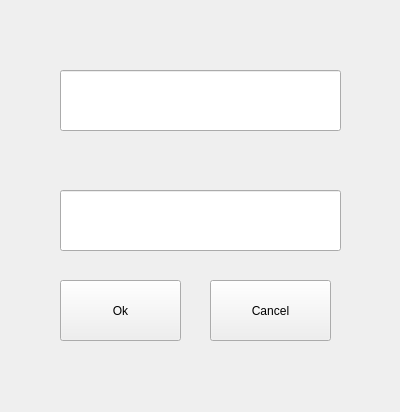
<?xml version="1.0" encoding="UTF-8"?>
<ui version="4.0">
 <class>Widget</class>
 <widget class="QWidget" name="Widget">
  <property name="geometry">
   <rect>
    <x>0</x>
    <y>0</y>
    <width>400</width>
    <height>412</height>
   </rect>
  </property>
  <property name="windowTitle">
   <string>TrueCrypt</string>
  </property>
  <widget class="QPushButton" name="pushButton">
   <property name="geometry">
    <rect>
     <x>140</x>
     <y>140</y>
     <width>111</width>
     <height>71</height>
    </rect>
   </property>
   <property name="text">
    <string>Masterkey</string>
   </property>
  </widget>
  <widget class="QPushButton" name="pushButton_2">
   <property name="geometry">
    <rect>
     <x>20</x>
     <y>230</y>
     <width>111</width>
     <height>71</height>
    </rect>
   </property>
   <property name="text">
    <string>Code</string>
   </property>
  </widget>
  <widget class="QPushButton" name="pushButton_3">
   <property name="geometry">
    <rect>
     <x>250</x>
     <y>230</y>
     <width>111</width>
     <height>71</height>
    </rect>
   </property>
   <property name="text">
    <string>Decode</string>
   </property>
  </widget>
  <widget class="QPushButton" name="pushButton_4">
   <property name="geometry">
    <rect>
     <x>140</x>
     <y>320</y>
     <width>111</width>
     <height>71</height>
    </rect>
   </property>
   <property name="text">
    <string>Delete</string>
   </property>
  </widget>
  <widget class="QLineEdit" name="lineEdit">
   <property name="geometry">
    <rect>
     <x>30</x>
     <y>20</y>
     <width>331</width>
     <height>27</height>
    </rect>
   </property>
   <property name="text">
    <string>Write filename</string>
   </property>
  </widget>
  <widget class="QLineEdit" name="lineEdit_2">
   <property name="geometry">
    <rect>
     <x>32</x>
     <y>60</y>
     <width>331</width>
     <height>71</height>
    </rect>
   </property>
  </widget>
  <widget class="QWidget" name="widget" native="true">
   <property name="geometry">
    <rect>
     <x>10</x>
     <y>20</y>
     <width>371</width>
     <height>381</height>
    </rect>
   </property>
   <property name="autoFillBackground">
    <bool>true</bool>
   </property>
   <widget class="QLineEdit" name="lineEdit_3">
    <property name="geometry">
     <rect>
      <x>50</x>
      <y>50</y>
      <width>281</width>
      <height>61</height>
     </rect>
    </property>
   </widget>
   <widget class="QLineEdit" name="lineEdit_4">
    <property name="geometry">
     <rect>
      <x>50</x>
      <y>170</y>
      <width>281</width>
      <height>61</height>
     </rect>
    </property>
   </widget>
   <widget class="QPushButton" name="pushButton_5">
    <property name="geometry">
     <rect>
      <x>50</x>
      <y>260</y>
      <width>121</width>
      <height>61</height>
     </rect>
    </property>
    <property name="autoFillBackground">
     <bool>true</bool>
    </property>
    <property name="text">
     <string>Ok</string>
    </property>
   </widget>
   <widget class="QPushButton" name="pushButton_6">
    <property name="geometry">
     <rect>
      <x>200</x>
      <y>260</y>
      <width>121</width>
      <height>61</height>
     </rect>
    </property>
    <property name="text">
     <string>Cancel</string>
    </property>
   </widget>
   <zorder>lineEdit_3</zorder>
   <zorder>pushButton_5</zorder>
   <zorder>pushButton_6</zorder>
   <zorder>lineEdit_4</zorder>
  </widget>
 </widget>
 <layoutdefault spacing="6" margin="11"/>
 <resources/>
 <connections/>
</ui>
